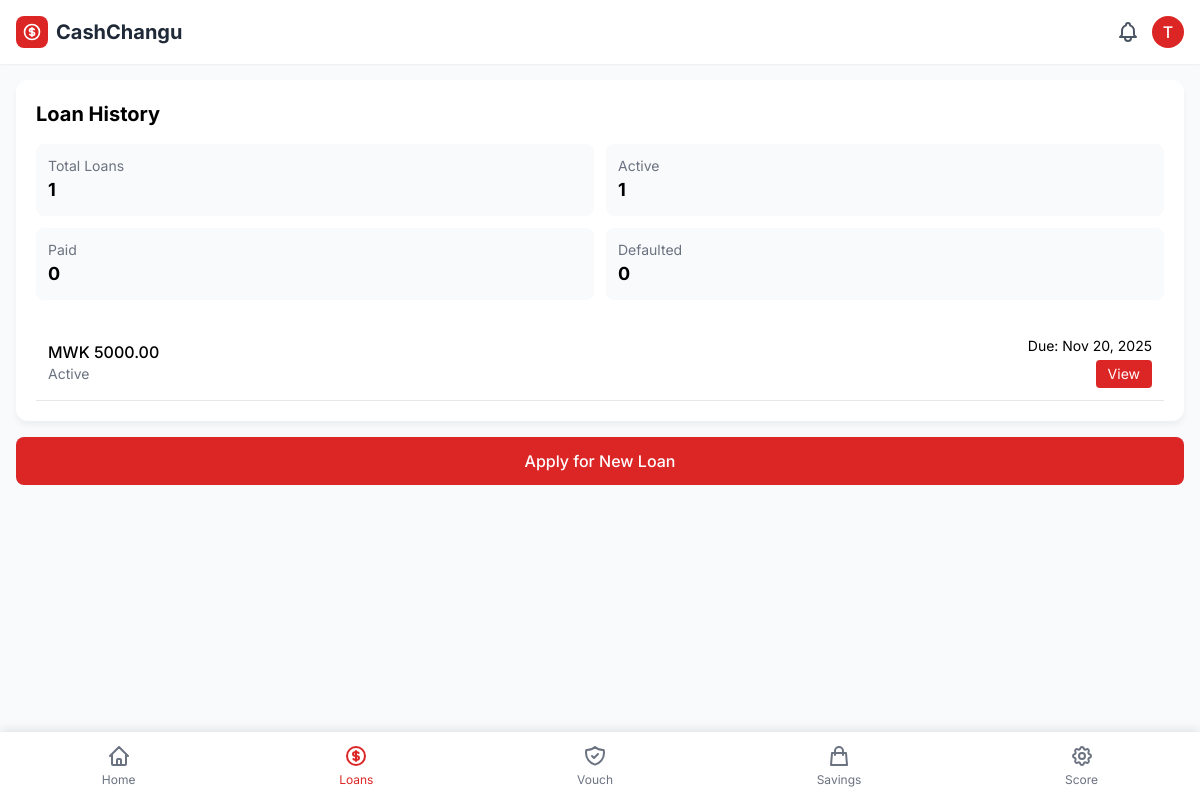
Page /loan-history/ (signed in) on the committed database.
### core/models.py (models this page shows, shortened)
class MicroLoan(models.Model):
    LOAN_STATUS = [
        ('pending', 'Pending Approval'),
        ('approved', 'Approved'),
        ('active', 'Active'),
        ('paid', 'Fully Paid'),
        ('defaulted', 'Defaulted'),
        ('rejected', 'Rejected'),
    ]
    user = models.ForeignKey(User, on_delete=models.CASCADE)
    amount = models.DecimalField(max_digits=10, decimal_places=2)
    interest_rate = models.DecimalField(max_digits=5, decimal_places=2)
    duration_days = models.IntegerField()  # e.g., 30, 60, 90 days
    status = models.CharField(max_length=20, choices=LOAN_STATUS, default='pending')
    applied_at = models.DateTimeField(auto_now_add=True)
    approved_at = models.DateTimeField(null=True)
    due_date = models.DateField(null=True)
    paid_at = models.DateTimeField(null=True)
    total_amount_due = models.DecimalField(max_digits=10, decimal_places=2)
    amount_paid = models.DecimalField(max_digits=10, decimal_places=2, default=0)
    score_at_application = models.IntegerField()

### core/views.py (the view)
# urls.py: path('loan-history/', views.loan_history, name='loan_history'),
@login_required
def loan_history(request):
    loans = MicroLoan.objects.filter(user=request.user).order_by('-applied_at')
    stats = {
        'total_loans': loans.count(),
        'active_loans': loans.filter(status='active').count(),
        'paid_loans': loans.filter(status='paid').count(),
        'defaulted_loans': loans.filter(status='defaulted').count(),
        'total_borrowed': sum(l.amount for l in loans),
        'total_paid': sum(l.amount_paid for l in loans),
    }
    context = {
        'loans': loans,
        'stats': stats,
    }
    return render(request, 'loan_history.html', context)

### core/templates/loan_history.html (shortened to what this page needs)
{% extends 'base.html' %}
{% block content %}
<div class="card bg-white p-5 mb-4">
    <h2 class="text-xl font-bold mb-4">Loan History</h2>
    <div class="grid grid-cols-2 gap-3 mb-6">
        <div class="bg-gray-50 p-3 rounded-lg">
            <p class="text-gray-500 text-sm">Total Loans</p>
            <p class="font-bold text-lg">{{ stats.total_loans }}</p>
        </div>
        <div class="bg-gray-50 p-3 rounded-lg">
            <p class="text-gray-500 text-sm">Active</p>
            <p class="font-bold text-lg">{{ stats.active_loans }}</p>
        </div>
        <div class="bg-gray-50 p-3 rounded-lg">
            <p class="text-gray-500 text-sm">Paid</p>
            <p class="font-bold text-lg">{{ stats.paid_loans }}</p>
        </div>
        <div class="bg-gray-50 p-3 rounded-lg">
            <p class="text-gray-500 text-sm">Defaulted</p>
            <p class="font-bold text-lg">{{ stats.defaulted_loans }}</p>
        </div>
    </div>
    <div class="space-y-3">
        {% for loan in loans %}
        <div class="flex justify-between items-center p-3 border-b">
            <div>
                <p class="font-medium">MWK {{ loan.amount|floatformat:2 }}</p>
                <p class="text-gray-500 text-sm">{{ loan.status|title }}</p>
            </div>
            <div class="text-right">
                <p class="text-sm">Due: {{ loan.due_date|date:"M d, Y" }}</p>
                <a href="{% url 'loan_detail' loan.id %}" class="bg-red-600 text-white px-3 py-1 rounded text-sm mt-1 inline-block">View</a>
            </div>
        </div>
        {% empty %}
        <div class="text-center text-gray-500 py-8">
            <p>No loans yet</p>
            <a href="{% url 'apply_loan' %}" class="text-red-600 font-medium mt-2 inline-block">Apply for your first loan</a>
        </div>
        {% endfor %}
    </div>
</div>
<a href="{% url 'apply_loan' %}" class="w-full bg-red-600 text-white py-3 rounded-lg font-medium text-center block">
    Apply for New Loan
</a>
{% endblock %}

### core/templates/base.html (shortened to what this page needs)
<!DOCTYPE html>
<html lang="en">
<head>
    <script src="https://cdn.tailwindcss.com"></script>
</head>
<body class="bg-gray-50 pb-20">
   <div class="bg-white p-4 shadow-sm">
    <div class="flex justify-between items-center">
        <div class="flex items-center space-x-3">
            <div class="flex items-center space-x-2">
                <div class="h-8 w-8 bg-red-600 rounded-lg flex items-center justify-center">
                </div>
                <h1 class="text-xl font-bold text-gray-800">CashChangu</h1>
            </div>
        </div>
        <div class="flex items-center space-x-3">
            {% if user.is_authenticated %}
            <button class="text-gray-600">
            </button>
            <div class="relative" x-data="{ open: false }">
                <button @click="open = !open" class="h-8 w-8 bg-red-600 rounded-full flex items-center justify-center text-white font-medium hover:bg-red-700 transition duration-200">
                    {{ user.username|first|upper }}
                </button>
            </div>
            {% endif %}
        </div>
    </div>
</div>
    <div class="p-4">
        {% block content %}
        {% endblock %}
    </div>
    {% if user.is_authenticated %}
    <div class="fixed bottom-0 left-0 right-0 bg-white bottom-nav">
        <div class="flex justify-around items-center py-3">
            <a href="{% url 'dashboard' %}" class="nav-item flex flex-col items-center {% if request.resolver_match.url_name == 'dashboard' %}active text-red-600{% else %}text-gray-500{% endif %}">
                <span class="text-xs mt-1">Home</span>
            </a>
            <a href="{% url 'loan_history' %}" class="nav-item flex flex-col items-center {% if 'loan' in request.resolver_match.url_name %}active text-red-600{% else %}text-gray-500{% endif %}">
                <span class="text-xs mt-1">Loans</span>
            </a>
            <a href="{% url 'vouch_for_user' %}" class="nav-item flex flex-col items-center {% if 'vouch' in request.resolver_match.url_name %}active text-red-600{% else %}text-gray-500{% endif %}">
                <span class="text-xs mt-1">Vouch</span>
            </a>
            <a href="{% url 'savings_history' %}" class="nav-item flex flex-col items-center {% if 'savings' in request.resolver_match.url_name %}active text-red-600{% else %}text-gray-500{% endif %}">
                <svg xmlns="http://www.w3.org/2000/svg" class="h-6 w-6" fill="none" viewBox="0 0 24 24" stroke="currentColor">
                    <path stroke-linecap="round" stroke-linejoin="round" stroke-width="2" d="M16 11V7a4 4 0 00-8 0v4M5 9h14l1 12H4L5 9z" />
                </svg>
                <span class="text-xs mt-1">Savings</span>
            </a>
            <a href="{% url 'score_breakdown' %}" class="nav-item flex flex-col items-center {% if 'score' in request.resolver_match.url_name %}active text-red-600{% else %}text-gray-500{% endif %}">
                <span class="text-xs mt-1">Score</span>
            </a>
        </div>
    </div>
    {% endif %}
</body>
</html>

### core/templates/base.html (style rules this page uses)
body { font-family: 'Inter', sans-serif; background-color: #f8f9fa; }
.bottom-nav { box-shadow: 0 -2px 10px rgba(0, 0, 0, 0.1); }
.nav-item.active { color: #dc2626; }
.card { box-shadow: 0 4px 6px rgba(0, 0, 0, 0.05); border-radius: 12px; }

### rows in the picture
MicroLoan: amount "5000.00", status "Active", due_date "Nov 20, 2025"

### other values in the picture
{{ user.username|first|upper }} "T"
{{ stats.total_loans }} "1"
{{ stats.active_loans }} "1"
{{ stats.paid_loans }} "0"
{{ stats.defaulted_loans }} "0"
